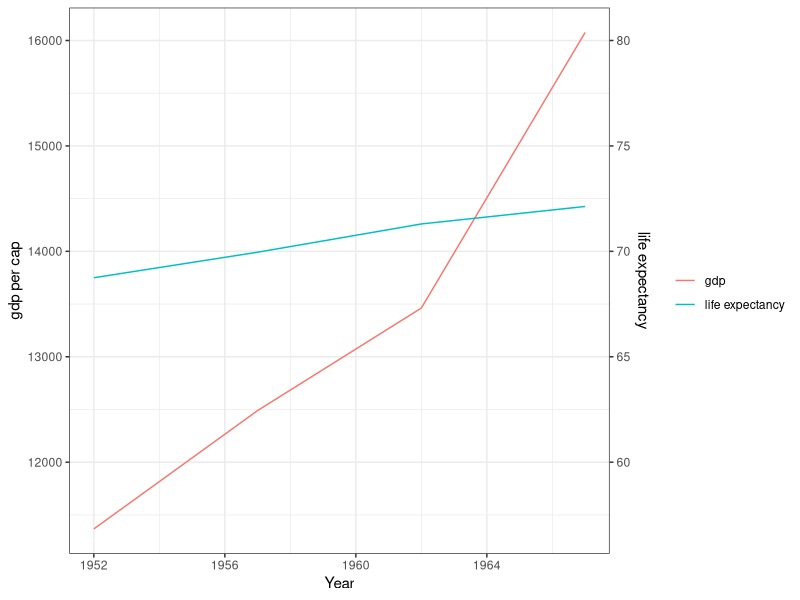

Generate this figure with R:
## ---- chunk 1
library(readr)
library(tidyverse)
## ---- chunk 2
gdp_5267 <- readr::read_csv("../inputs/gdp_5267.csv")
le_5267 <- readr::read_csv("../inputs/le_52-67.csv")
## ---- chunk 3
gdp_5267 <- gdp_5267 %>%
  dplyr::mutate(gdppercap = gdp/pop) 

#gdp and lifeExp in one dataset
dsall <- cbind(gdp_5267, lifeExp = le_5267$lifeExp)
## ---- chunk 4
canada <- dsall %>%
  dplyr::filter(country == "Canada")
## ---- chunk 5
coeff <- 200
ggplot2::ggplot(data = canada, aes(x = year)) +
  geom_line(aes(y = gdppercap,
                color = "gdp")) +
  geom_line(aes(y = lifeExp*coeff,
                color = "life expectancy")) +
  labs(y = "gdp per cap in Canada",
       y = "life expectancy",
       x = "Year",
       colour = "") +
   scale_y_continuous(name = "gdp per cap",
                     sec.axis = sec_axis(~./coeff, name = "life expectancy")) +
  theme_bw()
## ---- chunk 6
dataset <- canada
ldm <- lm(gdppercap ~ lifeExp, data = dataset)
summary.lm(ldm)
